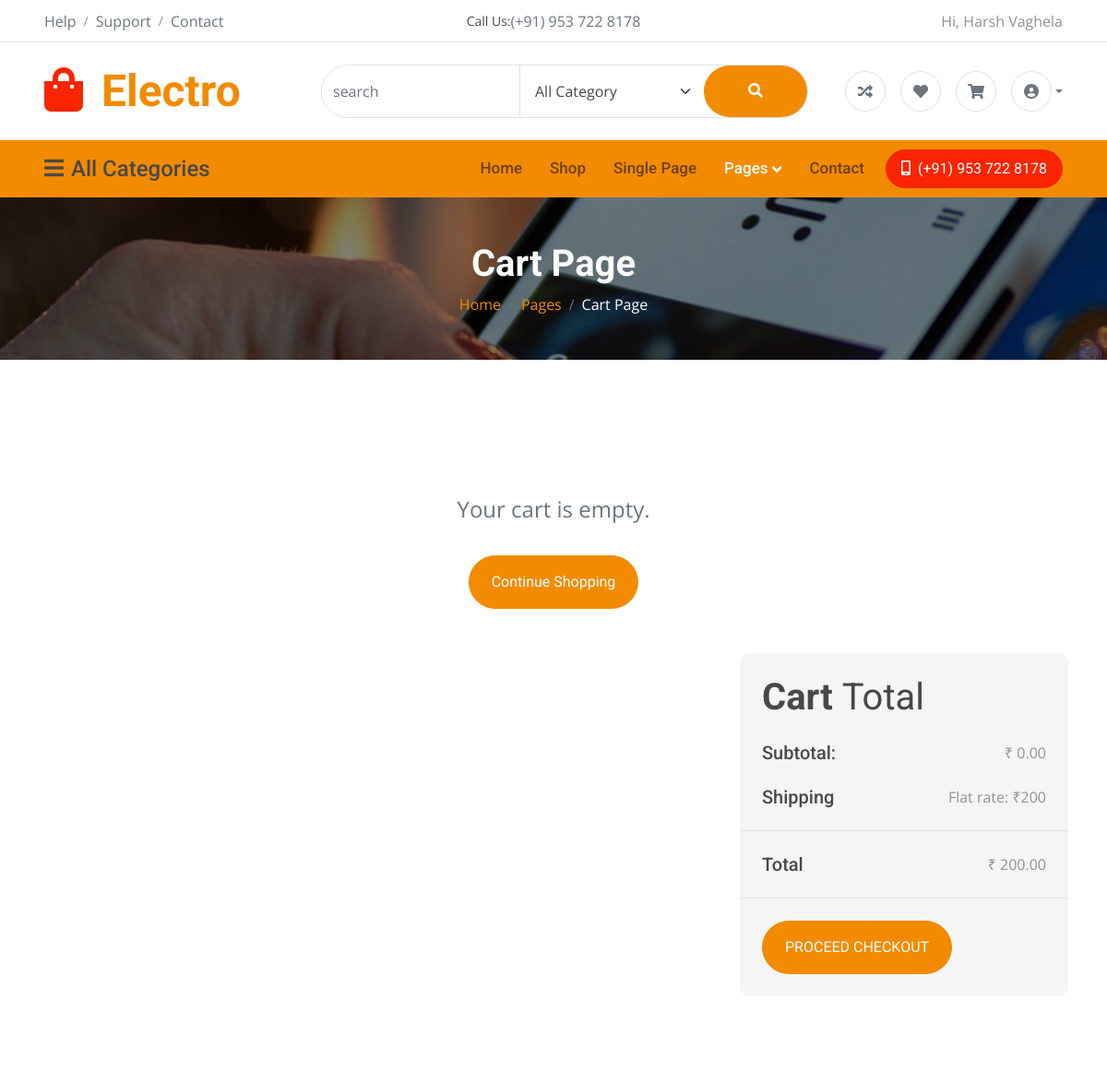
/cart/ (signed in, upper part), run on an earlier commit of the app's database.
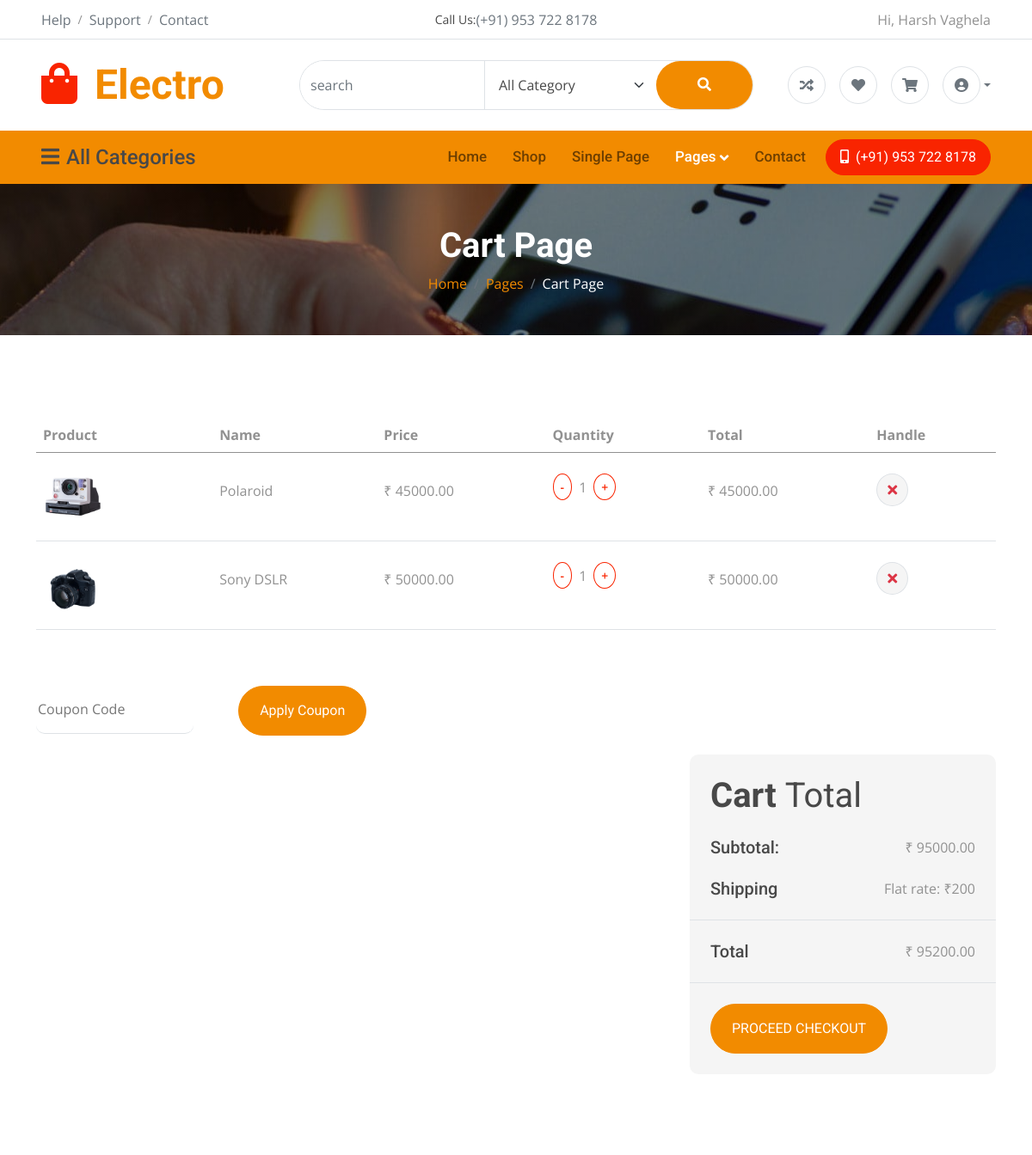
And on a later commit of the database.
### myapp/models.py (models this page shows, shortened)
class Contact(models.Model):
    code=models.CharField(max_length=3,validators=[MinLengthValidator(1)])
    contact_number=models.CharField(max_length=12,validators=[MinLengthValidator(10)])
    contact_email=models.EmailField(null=True,blank=True,max_length=40)
    address=models.CharField(max_length=60,null=True,blank=True)

class AppUser(models.Model):
    name = models.CharField(max_length=200)
    email = models.EmailField(unique=True)
    phoneno = models.CharField(max_length=20, unique=True)
    password = models.CharField(max_length=128)  # stores hashed password
    profile_image = models.ImageField(upload_to="profile_pics", null=True, blank=True)

class CartItem(models.Model):
    cart = models.ForeignKey(
        Cart,
        related_name="items",
        on_delete=models.CASCADE
    )
    product = models.ForeignKey(
        Product,
        on_delete=models.CASCADE
    )
    quantity = models.PositiveIntegerField(default=1)
    price = models.DecimalField(max_digits=10, decimal_places=2)
    added_at = models.DateTimeField(auto_now_add=True)
    def total_price(self):
        return self.quantity * self.price

class Product(models.Model):
    name = models.CharField(max_length=200)
    category = models.ForeignKey(Category, on_delete=models.CASCADE)
    brand = models.ForeignKey(Brand, on_delete=models.CASCADE, null=True, blank=True)
    color = models.ForeignKey(Color, on_delete=models.CASCADE)
    price = models.DecimalField(max_digits=10, decimal_places=2)
    image = models.ImageField(upload_to="products")
    date=models.DateField(null=True,blank=True,default=timezone.now)
    discription=models.TextField(null=True,blank=True)
    stock=models.IntegerField(default=20)

### myapp/views.py (the view)
# urls.py: path("cart/", views.cart, name="cart"),
def cart(request):
    user_id = request.session.get("user_id")
    if not user_id:
        return redirect("login")
    try:
        app_user = AppUser.objects.get(id=user_id)
    except AppUser.DoesNotExist:
        request.session.pop("user_id", None)
        request.session.pop("user_name", None)
        return redirect("login")
    categories = Category.objects.annotate(count=Count("product"))
    contacts = Contact.objects.first()
    cart_obj = Cart.objects.filter(user=app_user).first()
    if not cart_obj:
        cart_items = []
        cart_total = 0
    else:
        cart_items = list(cart_obj.items.select_related("product").all())
        cart_total = sum((ci.total_price() for ci in cart_items), Decimal("0"))
    return render(request, "cart.html", {
        "contacts": contacts,
        "cart_items": cart_items,
        "cart_total": cart_total,
        "categories": categories,
        "user_name": request.session.get("user_name") or app_user.name,
    })

### myapp/templates/cart.html (shortened to what this page needs)
{% extends "index.html" %}
{% load static %}
{% block start %}
    <div class="container-fluid page-header py-5">
        <h1 class="text-center text-white display-6 wow fadeInUp" data-wow-delay="0.1s">Cart Page</h1>
        <ol class="breadcrumb justify-content-center mb-0 wow fadeInUp" data-wow-delay="0.3s">
            <li class="breadcrumb-item"><a href="#">Home</a></li>
            <li class="breadcrumb-item"><a href="#">Pages</a></li>
            <li class="breadcrumb-item active text-white">Cart Page</li>
        </ol>
    </div>
    <div class="container-fluid py-5">
        <div class="container py-5">
            {% if cart_items %}
            <div class="table-responsive">
                <table class="table">
                    <thead>
                        <tr>
                            <th scope="col">Product</th>
                            <th scope="col">Name</th>
                            <th scope="col">Price</th>
                            <th scope="col">Quantity</th>
                            <th scope="col">Total</th>
                            <th scope="col">Handle</th>
                        </tr>
                    </thead>
                    <tbody>
                        {% for item in cart_items %}
                        <tr>
                            <td class="py-3">
                                <div class="d-flex align-items-center">
                                    <img src="{{ item.product.image.url }}"
                                         class="img-fluid me-3 rounded"
                                         style="width: 70px; height: 70px; object-fit: cover;"
                                         alt="{{ item.product.name }}">
                                </div>
                            </td>
                            <td>
                                <p class="mb-0 py-4">{{ item.product.name }}</p>
                            </td>
                            <td>
                                <p class="mb-0 py-4">₹ {{ item.product.price|floatformat:2 }}</p>
                            </td>
                            <td class="py-4">
                                <div class="d-flex align-items-center">
                                    <a class="btn btn-sm btn-outline-secondary rounded-circle me-2"
                                       href="{% url 'update_cart' item.id 'decrease' %}">-</a>
                                    <span>{{ item.quantity }}</span>
                                    <a class="btn btn-sm btn-outline-secondary rounded-circle ms-2"
                                       href="{% url 'update_cart' item.id 'increase' %}">+</a>
                                </div>
                            </td>
                            <td>
                                <p class="mb-0 py-4">₹ {{ item.total_price|floatformat:2 }}</p>
                            </td>
                            <td class="py-4">
                                <form method="post" action="{% url 'remove_from_cart' item.id %}" style="display: inline;">
                                    <button type="submit" class="btn btn-md rounded-circle bg-light border" title="Remove">
                                        <i class="fa fa-times text-danger"></i>
                                    </button>
                                </form>
                            </td>
                        </tr>
                        {% endfor %}
                    </tbody>
                </table>
            </div>
            <div class="mt-5">
                <input type="text" class="border-0 border-bottom rounded me-5 py-3 mb-4" placeholder="Coupon Code">
                <button class="btn btn-primary rounded-pill px-4 py-3" type="button">Apply Coupon</button>
            </div>
            {% else %}
            <div class="text-center py-5">
                <p class="fs-4 text-muted">Your cart is empty.</p>
                <a href="{% url 'shop' %}" class="btn btn-primary rounded-pill px-4 py-3 mt-3">Continue Shopping</a>
            </div>
            {% endif %}
            <div class="row g-4 justify-content-end">
                <div class="col-8"></div>
                <div class="col-sm-8 col-md-7 col-lg-6 col-xl-4">
                    <div class="bg-light rounded">
                        <div class="p-4">
                            <h1 class="display-6 mb-4">Cart <span class="fw-normal">Total</span></h1>
                            <div class="d-flex justify-content-between mb-4">
                                <h5 class="mb-0 me-4">Subtotal:</h5>
                                <p class="mb-0">₹ {{ cart_total|floatformat:2 }}</p>
                            </div>
                            <div class="d-flex justify-content-between">
                                <h5 class="mb-0 me-4">Shipping</h5>
                                <div>
                                    <p class="mb-0">Flat rate: ₹200</p>
                                </div>
                            </div>
                        </div>
                        <div class="py-4 mb-4 border-top border-bottom d-flex justify-content-between">
                            <h5 class="mb-0 ps-4 me-4">Total</h5>
                            <p class="mb-0 pe-4">₹ {{ cart_total|add:200|floatformat:2 }}</p>
                        </div>
                        <a href="{% url 'cheackout' %}" class="btn btn-primary rounded-pill px-4 py-3 text-uppercase mb-4 ms-4">Proceed Checkout</a>
                    </div>
                </div>
            </div>
        </div>
    </div>
{% endblock start %}

### myapp/templates/index.html (shortened to what this page needs)
{%load static%}
<!DOCTYPE html>
<html lang="en">
<head>
    <link rel="stylesheet" href="https://cdnjs.cloudflare.com/ajax/libs/font-awesome/6.5.0/css/all.min.css">
    <link rel="stylesheet" href="https://use.fontawesome.com/releases/v5.15.4/css/all.css" />
    <link href="https://cdn.jsdelivr.net/npm/bootstrap-icons@1.4.1/font/bootstrap-icons.css" rel="stylesheet">
    <link href="{% static "lib/animate/animate.min.css" %}" rel="stylesheet">
    <link href="{% static "lib/owlcarousel/assets/owl.carousel.min.css" %}" rel="stylesheet">
    <link href="{% static "css/bootstrap.min.css" %}" rel="stylesheet">
    <link href="{% static "css/style.css" %}" rel="stylesheet">
</head>
<body>
    <div class="container-fluid px-5 d-none border-bottom d-lg-block">
        <div class="row gx-0 align-items-center">
            <div class="col-lg-4 text-center text-lg-start mb-lg-0">
                <div class="d-inline-flex align-items-center" style="height: 45px;">
                    <a href="{%url "contact"%}" class="text-muted me-2"> Help</a><small> / </small>
                    <a href="{%url "contact"%}" class="text-muted mx-2"> Support</a><small> / </small>
                    <a href="{%url "contact"%}" class="text-muted ms-2"> Contact</a>
                </div>
            </div>
            <div class="col-lg-4 text-center d-flex align-items-center justify-content-center">
                <small class="text-dark">Call Us:</small>
                <a href="#" class="text-muted"> (+{{contacts.code}})   {{ contacts.contact_number|slice:":3" }} {{ contacts.contact_number|slice:"3:6" }} {{ contacts.contact_number|slice:"6:" }}</a>
            </div>
            <div class="col-lg-4 text-center text-lg-end">
                <div class="d-inline-flex align-items-center" style="height: 45px;">
                    <div>
                       Hi, {{user_name}}
                    </div>
                </div>
            </div>
        </div>
    </div>
    <div class="container-fluid px-5 py-4 d-none d-lg-block">
        <div class="row gx-0 align-items-center text-center">
            <div class="col-md-4 col-lg-3 text-center text-lg-start">
                <div class="d-inline-flex align-items-center">
                    <a href="" class="navbar-brand p-0">
                        <h1 class="display-5 text-primary m-0">
                            <i class="fas fa-shopping-bag text-secondary me-2"></i>
                            Electro
                        </h1>
                    </a>
                </div>
            </div>
            <div class="col-md-4 col-lg-6 text-center">
                <div class="position-relative ps-4">
                    <form method="GET" action="{% url 'shop' %}" class="d-flex border rounded-pill">
                        <input class="form-control border-0 rounded-pill w-100 py-3"
                            type="text"
                            placeholder="search"
                            name="search">
                        <select class="form-select text-dark border-0 border-start rounded-0 p-3"
                            style="width: 200px;"
                            name="category">
                            <option value="">All Category</option>
                        </select>
                        <button type="submit"
                            class="btn btn-primary rounded-pill py-3 px-5"
                            style="border:0;">
                            <i class="fas fa-search"></i>
                        </button>
                    </form>
                </div>
            </div>
            <div class="col-md-4 col-lg-3 text-center text-lg-end">
                <div class="d-inline-flex align-items-center">
                    <a href="#" class="text-muted d-flex align-items-center justify-content-center me-3">
                        <span class="rounded-circle btn-md-square border">
                            <i class="fas fa-random"></i>
                        </span>
                    </a>
                    <a href="{% url 'wishlist' %}" class="text-muted d-flex align-items-center justify-content-center me-3">
                        <span class="rounded-circle btn-md-square border position-relative">
                            <i class="fas fa-heart {% if wishlist_count %}text-danger{% endif %}"></i>
                        </span>
                    </a>
                    <a href="{% url 'cart' %}" class="text-muted d-flex align-items-center justify-content-center me-3">
                        <span class="rounded-circle btn-md-square border">
                            <i class="fas fa-shopping-cart"></i>
                        </span>
                    </a>
                    <div class="dropdown">
                        <a href="#" class="text-muted d-flex align-items-center justify-content-center dropdown-toggle" data-bs-toggle="dropdown" aria-expanded="false"><span class="rounded-circle btn-md-square border"><i class="fa-solid fa-circle-user"></i></span></a>
                    </div>
                </div>
            </div>
        </div>
    </div>
    <div class="container-fluid nav-bar p-0">
        <div class="row gx-0 bg-primary px-5 align-items-center">
            <div class="col-lg-3 d-none d-lg-block">
                <nav class="navbar navbar-light position-relative" style="width: 250px;">
                    <button class="navbar-toggler border-0 fs-4 w-100 px-0 text-start" type="button"
                        data-bs-toggle="collapse" data-bs-target="#allCat">
                        <h4 class="m-0"><i class="fa fa-bars me-2"></i>All Categories</h4>
                    </button>
                </nav>
            </div>
            <div class="col-12 col-lg-9">
                <nav class="navbar navbar-expand-lg navbar-light bg-primary ">
                    <div class="collapse navbar-collapse" id="navbarCollapse">
                        <div class="navbar-nav ms-auto py-0">
                            <a href="{% url "index" %}"
                                class="nav-item nav-link {% if request.resolver_match and request.resolver_match.url_name == 'index' %}active{% endif %}">Home</a>
                            <a href="{% url "shop" %}"
                                class="nav-item nav-link {% if request.resolver_match and request.resolver_match.url_name == 'shop' %}active{% endif %}">Shop</a>
                            <a href="{% url "single" %}"
                                class="nav-item nav-link {% if request.resolver_match and request.resolver_match.url_name == 'single' %}active{% endif %}">Single
                                Page</a>
                            <div class="nav-item dropdown">
                                <a href="#"
                                    class="nav-link dropdown-toggle {% if request.resolver_match and request.resolver_match.url_name in 'bestseller,cart,cheackout,error' %}active{% endif %}"
                                    data-bs-toggle="dropdown">Pages</a>
                            </div>
                            <a href="{% url "contact" %}"
                                class="nav-item nav-link me-2 {% if request.resolver_match and request.resolver_match.url_name == 'contact' %}active{% endif %}">Contact</a>
                        </div>
                        <a href="" class="btn btn-secondary rounded-pill py-2 px-4 px-lg-3 mb-3 mb-md-3 mb-lg-0"><i
                                class="fa fa-mobile-alt me-2"></i>(+{{contacts.code}})   {{ contacts.contact_number|slice:":3" }} {{ contacts.contact_number|slice:"3:6" }} {{ contacts.contact_number|slice:"6:" }}</a>
                    </div>
                </nav>
            </div>
        </div>
    </div>
    {% block start%}{% endblock %}
</body>
</html>

What changed in the data, as far as the page shows it:
added CartItem: product.image (picture), product.name "Polaroid", product.price "45000.00", quantity "1", total_price "45000.00"
added CartItem: product.image (picture), product.name "Sony DSLR", product.price "50000.00", quantity "1", total_price "50000.00"
Also different on the page:
{{ cart_total|floatformat:2 }}: "0.00" → "95000.00"
{{ cart_total|add:200|floatformat:2 }}: "200.00" → "95200.00"
text no longer shown: "Your cart is empty. Continue Shopping"
text now shown: "Product Name Price Quantity Total Handle Apply Coupon"
